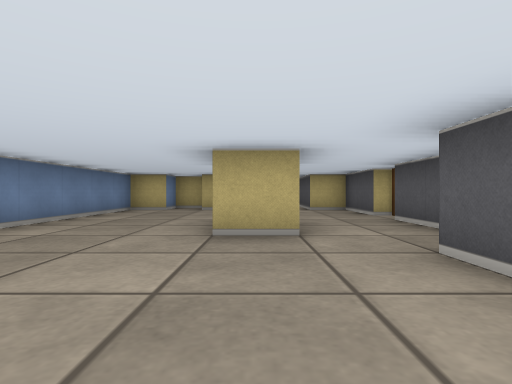
[1] (above)

24 first-person views from a walk through a cub3D maze. The camera is about half as high as the walls, looks level and sees 80° across. The floor is counted in squares. Each view is taken from the middle of a square. On the plan, view 1 faces up. The plan holds only what a view shows up to about 9 squares ahead; the rest is blank.

[2]
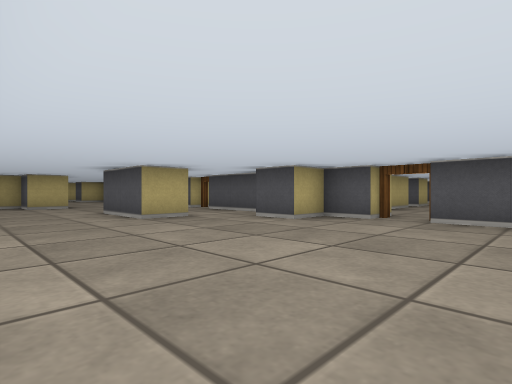

[3]
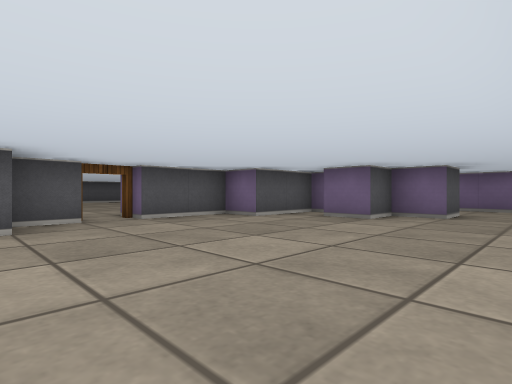

[4]
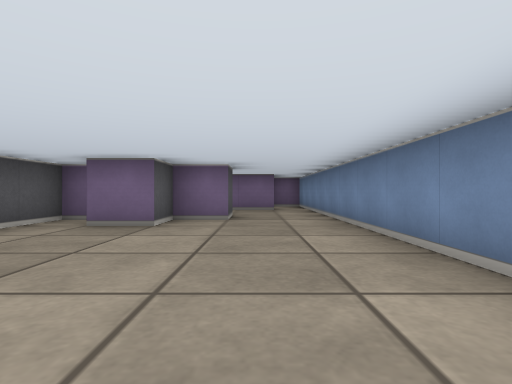

[5]
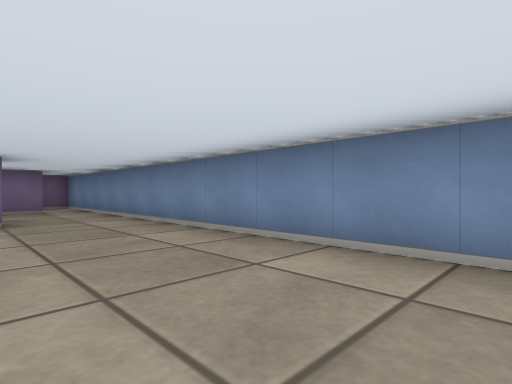

[6]
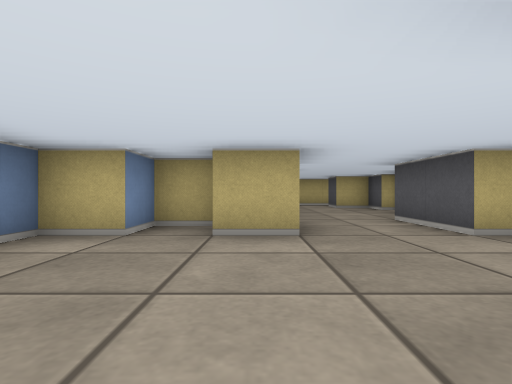

[7]
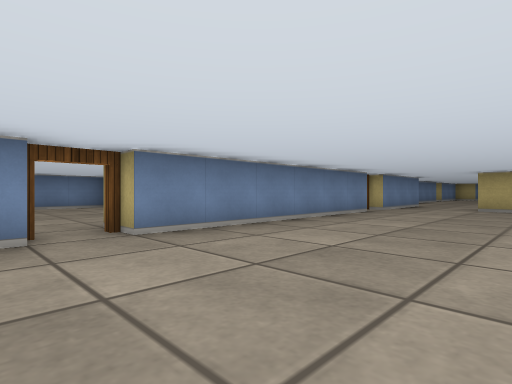

[8]
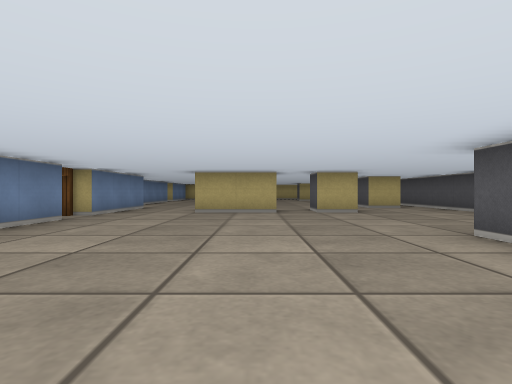

[9]
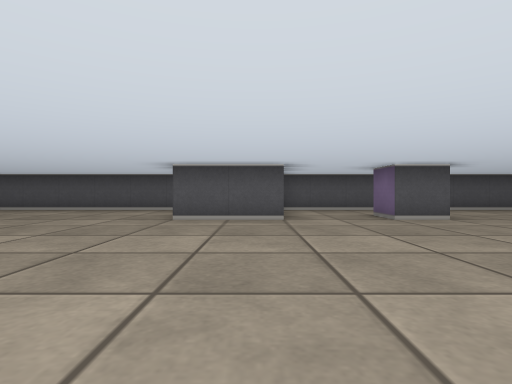

[10]
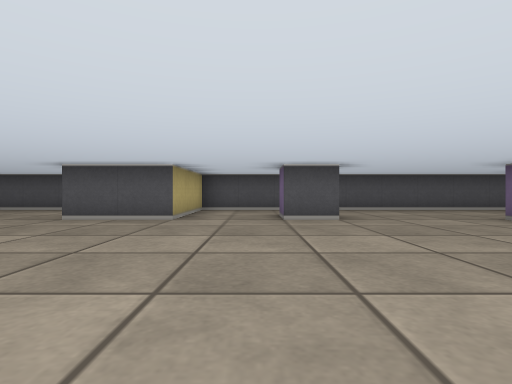

[11]
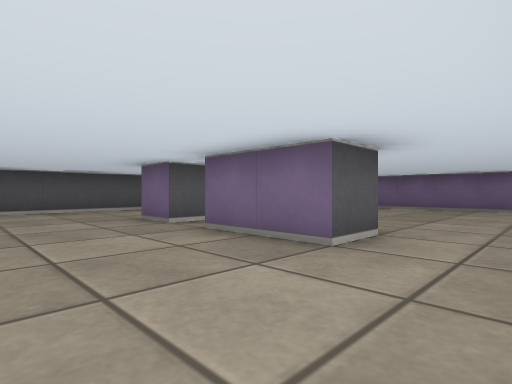

[12]
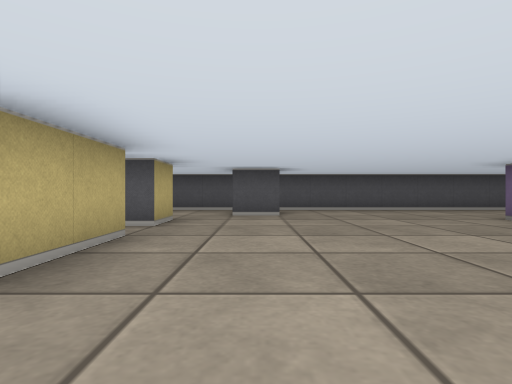

[13]
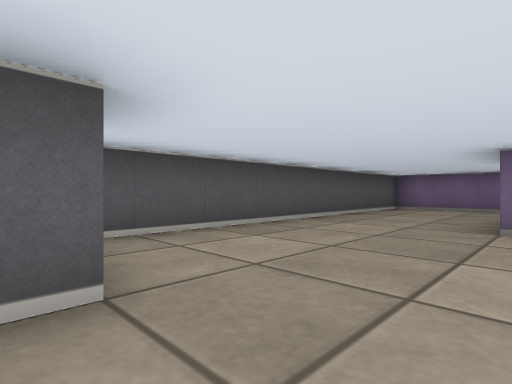

[14]
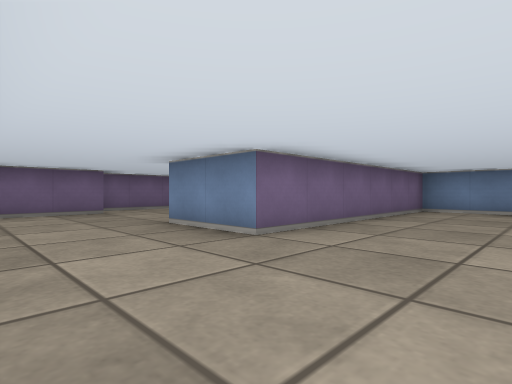

[15]
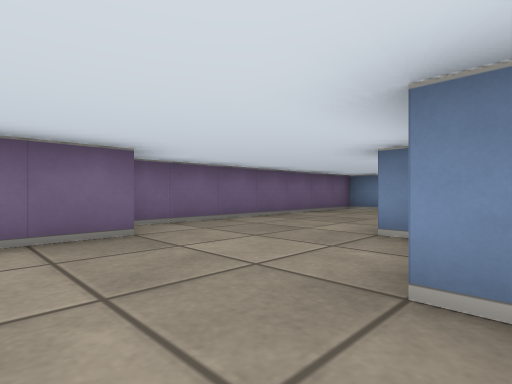

[16]
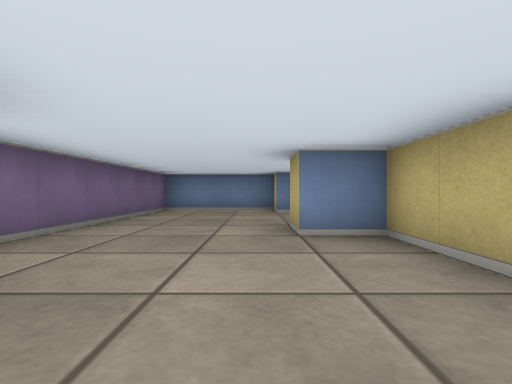

[17]
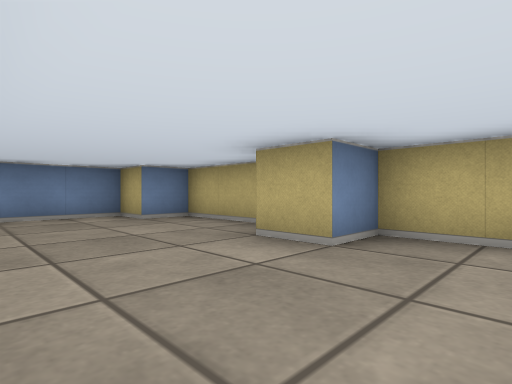

[18]
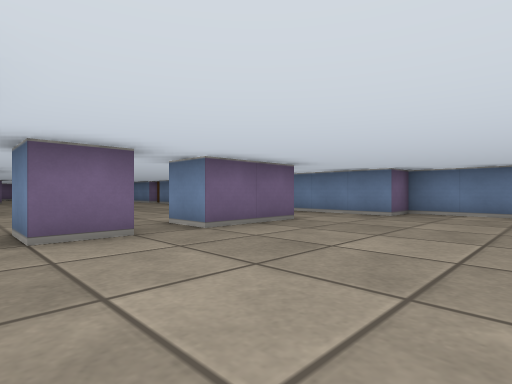

[19]
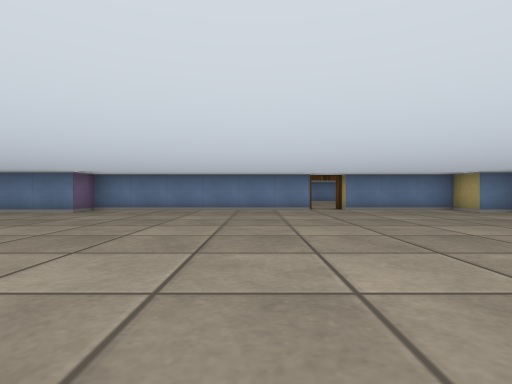

[20]
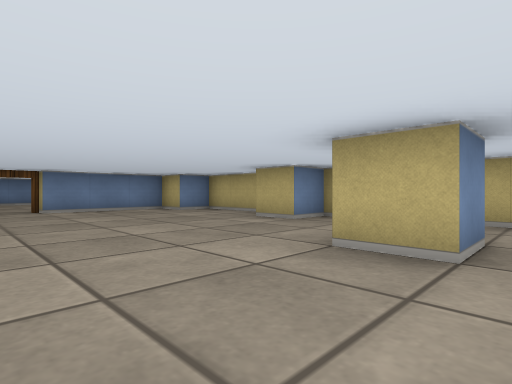

[21]
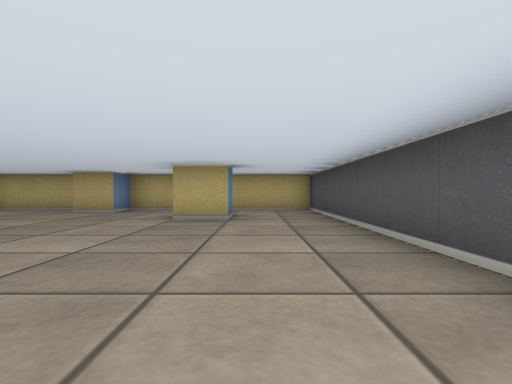

[22]
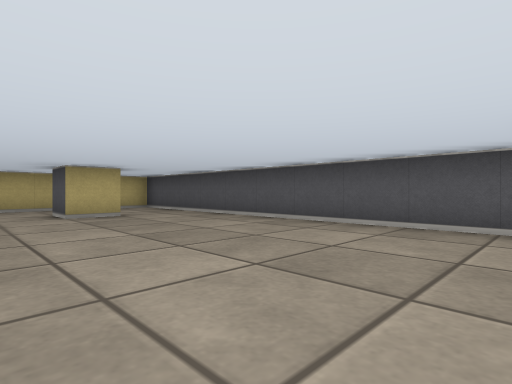

[23]
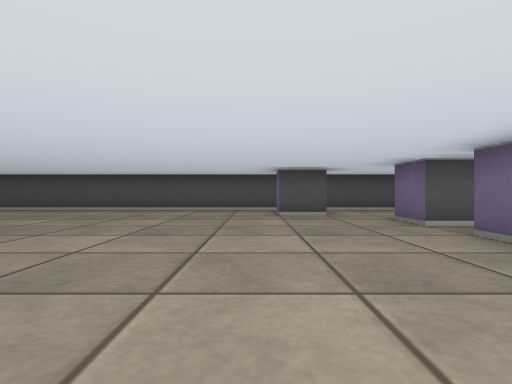

[24]
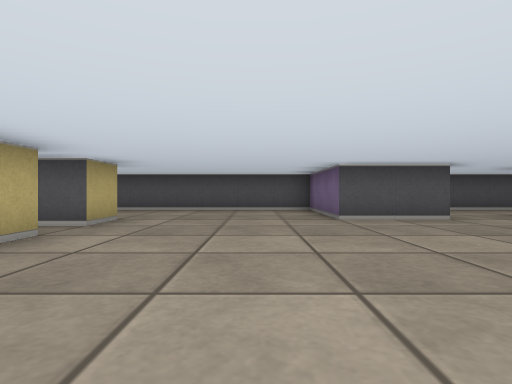

### Floor plan
Points are (right, up) in squares from view 1. A wall is a line through its corners. A room is listed if a view was taken in it or the views show most of it. See-through windows are left out.
Room 1 (views 1, 2, 3, 4, 5, 6)
walls: (0.6, 3.5) (-0.5, 3.5) (-0.5, 5.5); (-3.5, 0.9) (-3.5, -9.2); (2.5, 0.5) (2.5, 1.5) (1.5, 1.5) (1.5, 2.5); (2.5, 3.5) (2.5, 5.5); (2.5, 6.5) (2.5, 8.5) (1.5, 8.5) (1.5, 10.5); (-0.5, 8.5) (-1.5, 8.5) (-1.5, 9.5) (-2.5, 9.5) (-2.5, 8.5) (-3.5, 8.5) (-3.5, 4.1); (1, -4.5) (1.5, -4.5) (1.5, -2.5) (2.5, -2.5) (2.5, -0.5); (-1.5, -5.5) (-1.5, -4.5) (-0.5, -4.5) (-0.5, -3.5) (0.5, -3.5); (-2.6, -7.5) (-1, -7.5)
ways out: open door at (3, 0) to room 2; open door at (3, 6) to room 2; opening at (-1, -6.5); opening at (0.5, 9.5)
Room 2 (views 7, 8, 9, 10, 11, 12, 13, 14, 15, 16, 17, 18, 19, 20, 21, 22, 23, 24)
walls: (9.5, 5.4) (9.5, 6.5) (10.5, 6.5); (8.5, 14.5) (8.5, 15.5) (9.5, 15.5) (9.5, 14.5) (8.5, 14.5); (3.5, 12.5) (3.5, 6.5); (5.5, 15.5) (7.5, 15.5) (7.5, 14.5) (5.5, 14.5); (7.5, 1.5) (5.8, 1.5); (9.5, 1.5) (8.5, 1.5) (8.5, 2.5) (9.5, 2.5); (10.5, 16.4) (10.5, 17.5) (11.2, 17.5); (5.5, 1.5) (5.5, 2.5) (7.5, 2.5); (10.5, -0.6) (10.5, 0.5); (3.5, -2.8) (3.5, -4.5) (9.5, -4.5) (9.5, -6.5) (7.5, -6.5) (7.5, -7.5) (6.5, -7.5); (2.5, 22.5) (2.5, 16.5) (3.5, 16.5) (3.5, 13.5); (5.5, -6.5) (3.5, -6.5) (3.5, -7.5) (2.5, -7.5) (2.5, -10.5) (9.2, -10.5); (10.5, 25.5) (10.5, 24.5) (9.5, 24.5) (9.5, 25.5); (9.5, -9.5) (12.2, -9.5); (6, 27.5) (3.5, 27.5) (3.5, 26.5) (2.5, 26.5) (2.5, 23.5); (12.5, -9.2) (12.5, 8.5) (9.5, 8.5) (9.5, 10.5) (12.5, 10.5) (12.5, 27.5) (7.5, 27.5) (7.5, 26.5) (6.5, 26.5)
ways out: open door at (3, 0) to room 1; open door at (3, 6) to room 1; open door at (2, 23); open door at (3, 13)

Where each view was taken, in squares from view 1:
view 1: 0 up, 0 right, facing up
view 2: 2 down, 3 left, facing up-right
view 3: 2 up, 3 left, facing down-right
view 4: 1 up, 2 left, facing down
view 5: 1 up, 1 left, facing down-left
view 6: 5 up, 1 left, facing up
view 7: 5 up, 7 right, facing up-left
view 8: 7 up, 7 right, facing up
view 9: 9 up, 4 right, facing right
view 10: 7 up, 4 right, facing right
view 11: 5 up, 4 right, facing down-right
view 12: 0 up, 4 right, facing right
view 13: 0 up, 9 right, facing down-right
view 14: 2 down, 12 right, facing down-left
view 15: 6 down, 11 right, facing down-left
view 16: 8 down, 11 right, facing left
view 17: 10 down, 9 right, facing up-left
view 18: 19 up, 10 right, facing down-left
view 19: 21 up, 11 right, facing left
view 20: 22 up, 11 right, facing up-left
view 21: 19 up, 11 right, facing up
view 22: 18 up, 8 right, facing up-right
view 23: 18 up, 4 right, facing right
view 24: 12 up, 4 right, facing right
